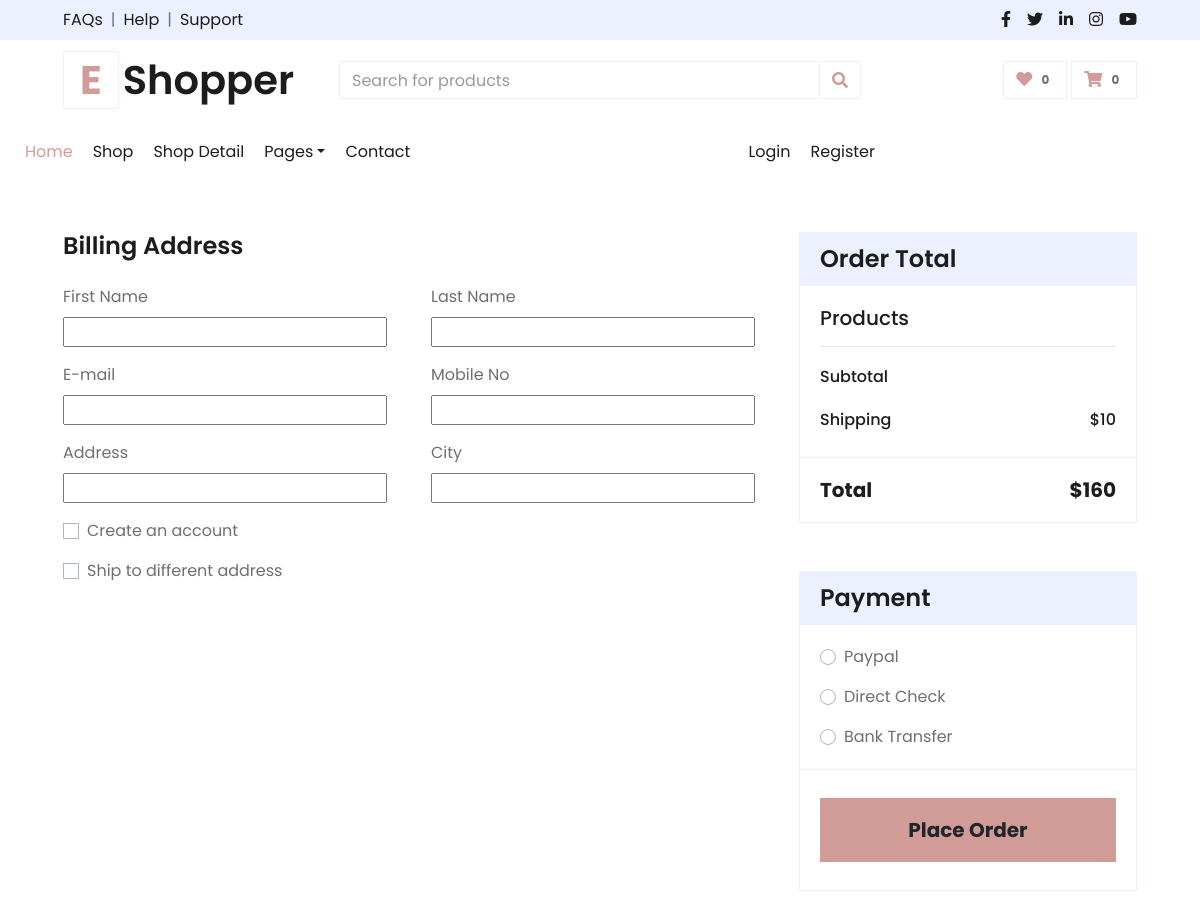
The app's page /checkout/ (signed in, upper part), older data.
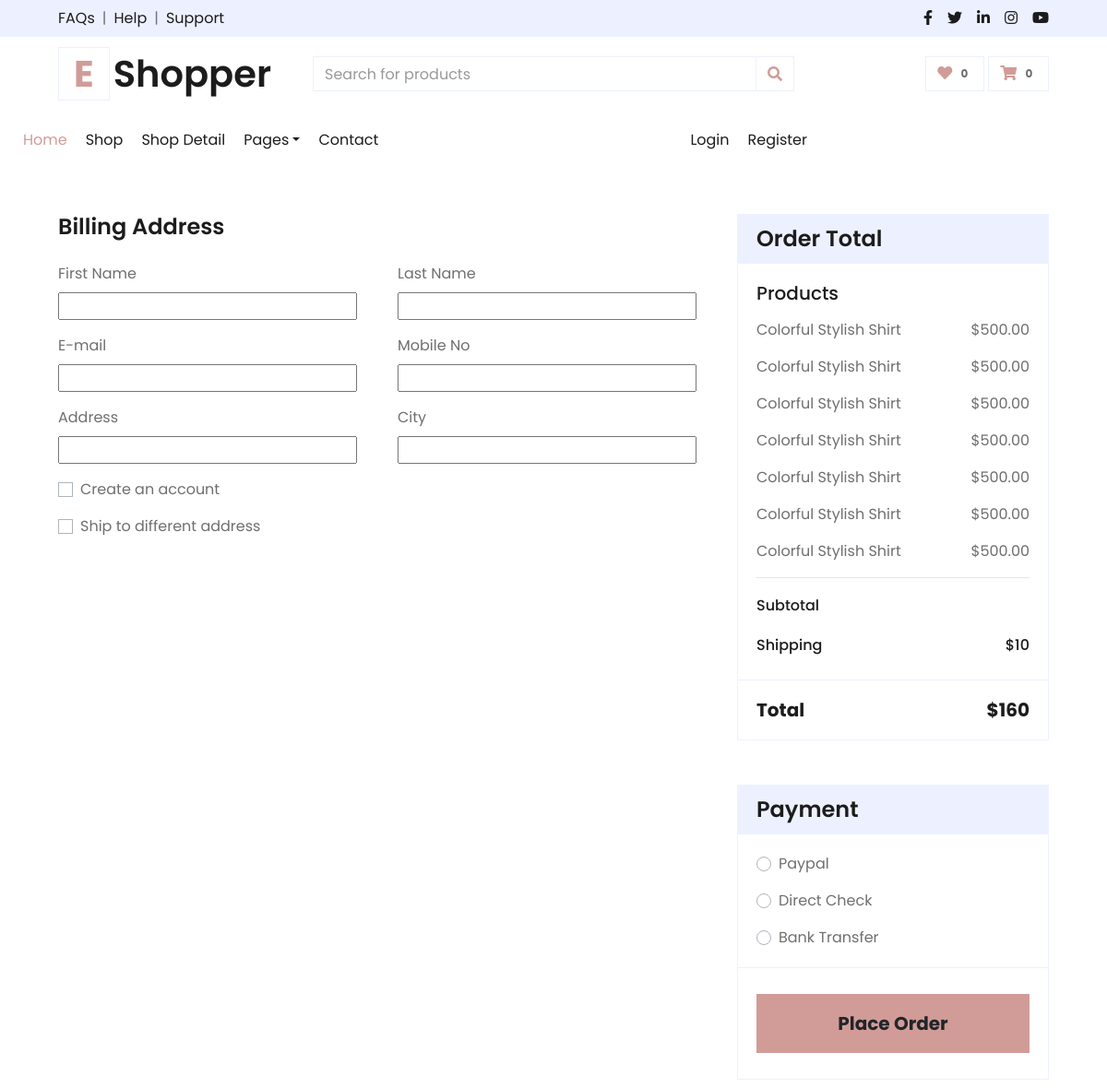
The same page, newer data.
### shop/models.py (models this page shows, shortened)
class Cart(models.Model):
    user = models.ForeignKey(user, on_delete=models.CASCADE)
    product = models.ForeignKey(Product, on_delete=models.CASCADE)
    quantity = models.PositiveIntegerField(default=1)

class Product(models.Model):
    title=models.CharField(max_length=100)
    image=models.ImageField(upload_to='static/product')
    price=models.DecimalField(max_digits=10,decimal_places=2)
    discount_price=models.DecimalField(max_digits=10,decimal_places=2)
    description=models.CharField(max_length=500)
    aditional_information=models.CharField(max_length=1000)
    catagory_name=models.ForeignKey(Category,related_name="catagory", on_delete=models.CASCADE )
    subcategory = models.ForeignKey(Subcategory, related_name='products', on_delete=models.CASCADE)
    quantity=models.DecimalField(max_digits=100,decimal_places=2)
    feature=models.BooleanField(default=True)
    active=models.BooleanField(default=True)

### shop/views.py (the view, shortened to what this page needs)
# urls.py: path("checkout/",Checkout.as_view(),name="checkout"),
class Checkout(View):
    def get(self, request, *args, **kwargs):
        form = BillingAddressForm()
        cart_items = Cart.objects.filter(user=request.user)  # Get all cart items
        context = {
            'form': form,
            'cart_items': cart_items,
        }
        return render(request, 'shop/checkout.html', context)

### shop/forms.py
class BillingAddressForm(forms.ModelForm):
    class Meta:
        model = Billing  # This should reference your Billing model
        fields = '__all__'  # Include all fields from the Billing model

### templates/shop/checkout.html (shortened to what this page needs)
{% extends "../main.html" %} {% block content %}
<div class="container-fluid pt-5">
  <div class="row px-xl-5">
    <div class="col-lg-8">
      <div class="mb-4">
        <h4 class="font-weight-semi-bold mb-4">Billing Address</h4>
        <form action={% url "checkout" %} method="POST">
        <div class="row">
          <div class="col-md-6 form-group">
            <label>First Name</label>
            {{form.fristName}}
          </div>
          <div class="col-md-6 form-group">
            <label>Last Name</label>
            {{form.lastName}}
          </div>
          <div class="col-md-6 form-group">
            <label>E-mail</label>
            {{form.Email}}
          </div>
          <div class="col-md-6 form-group">
            <label>Mobile No</label>
            {{form.Phone}}
          </div>
          <div class="col-md-6 form-group">
            <label>Address </label>
            {{form.Address}}
          </div>
          <div class="col-md-6 form-group">
            <label>City</label>
            {{form.city}}
          </div>
          <div class="col-md-12 form-group">
            <div class="custom-control custom-checkbox">
              <label class="custom-control-label" for="newaccount"
                >Create an account</label
              >
            </div>
          </div>
          <div class="col-md-12 form-group">
            <div class="custom-control custom-checkbox">
              <label
                class="custom-control-label"
                for="shipto"
                data-toggle="collapse"
                data-target="#shipping-address"
                >Ship to different address</label
              >
            </div>
          </div>
        </div>
      </div>
    </div>
    <div class="col-lg-4">
      <div class="card border-secondary mb-5">
        <div class="card-header bg-secondary border-0">
          <h4 class="font-weight-semi-bold m-0">Order Total</h4>
        </div>
        <div class="card-body">
          <h5 class="font-weight-medium mb-3">Products</h5>
          {% for p in cart_items %}
          <div class="d-flex justify-content-between">
            <p>{{p.product.title}}</p>
            <p>${{p.product.discount_price}}</p>
          </div>
          {% endfor %}
          <hr class="mt-0" />
          <div class="d-flex justify-content-between mb-3 pt-1">
            <h6 class="font-weight-medium">Subtotal</h6>
          </div>
          <div class="d-flex justify-content-between">
            <h6 class="font-weight-medium">Shipping</h6>
            <h6 class="font-weight-medium">$10</h6>
          </div>
        </div>
        <div class="card-footer border-secondary bg-transparent">
          <div class="d-flex justify-content-between mt-2">
            <h5 class="font-weight-bold">Total</h5>
            <h5 class="font-weight-bold">$160</h5>
          </div>
        </div>
      </div>
      <div class="card border-secondary mb-5">
        <div class="card-header bg-secondary border-0">
          <h4 class="font-weight-semi-bold m-0">Payment</h4>
        </div>
        <div class="card-body">
          <div class="form-group">
            <div class="custom-control custom-radio">
              <label class="custom-control-label" for="paypal">Paypal</label>
            </div>
          </div>
          <div class="form-group">
            <div class="custom-control custom-radio">
              <label class="custom-control-label" for="directcheck"
                >Direct Check</label
              >
            </div>
          </div>
          <div class="">
            <div class="custom-control custom-radio">
              <label class="custom-control-label" for="banktransfer"
                >Bank Transfer</label
              >
            </div>
          </div>
        </div>
        <div class="card-footer border-secondary bg-transparent">
          <button
            class="btn btn-lg btn-block btn-primary font-weight-bold my-3 py-3"
          >
            Place Order
          </button>
        </div>
      </div>
    </div>
  </div>
</div>
{% endblock content %}

Row changes from the older to the newer data that the page shows:
added Cart: product "Colorful Stylish Shirt", product.discount_price "500.00"
added Cart: product "Colorful Stylish Shirt", product.discount_price "500.00"
added Cart: product "Colorful Stylish Shirt", product.discount_price "500.00"
added Cart: product "Colorful Stylish Shirt", product.discount_price "500.00"
added Cart: product "Colorful Stylish Shirt", product.discount_price "500.00"
added Cart: product "Colorful Stylish Shirt", product.discount_price "500.00"
added Cart: product "Colorful Stylish Shirt", product.discount_price "500.00"
